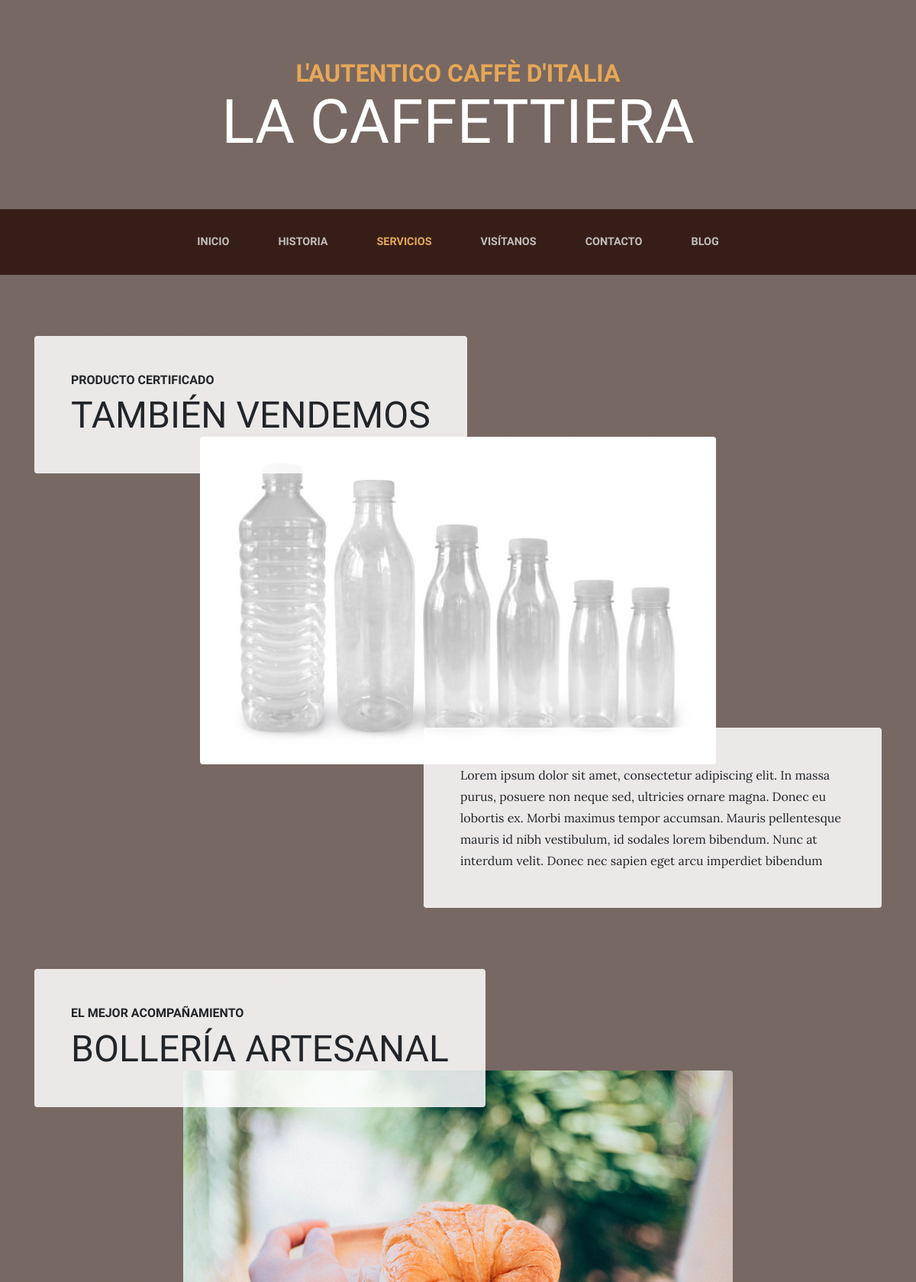
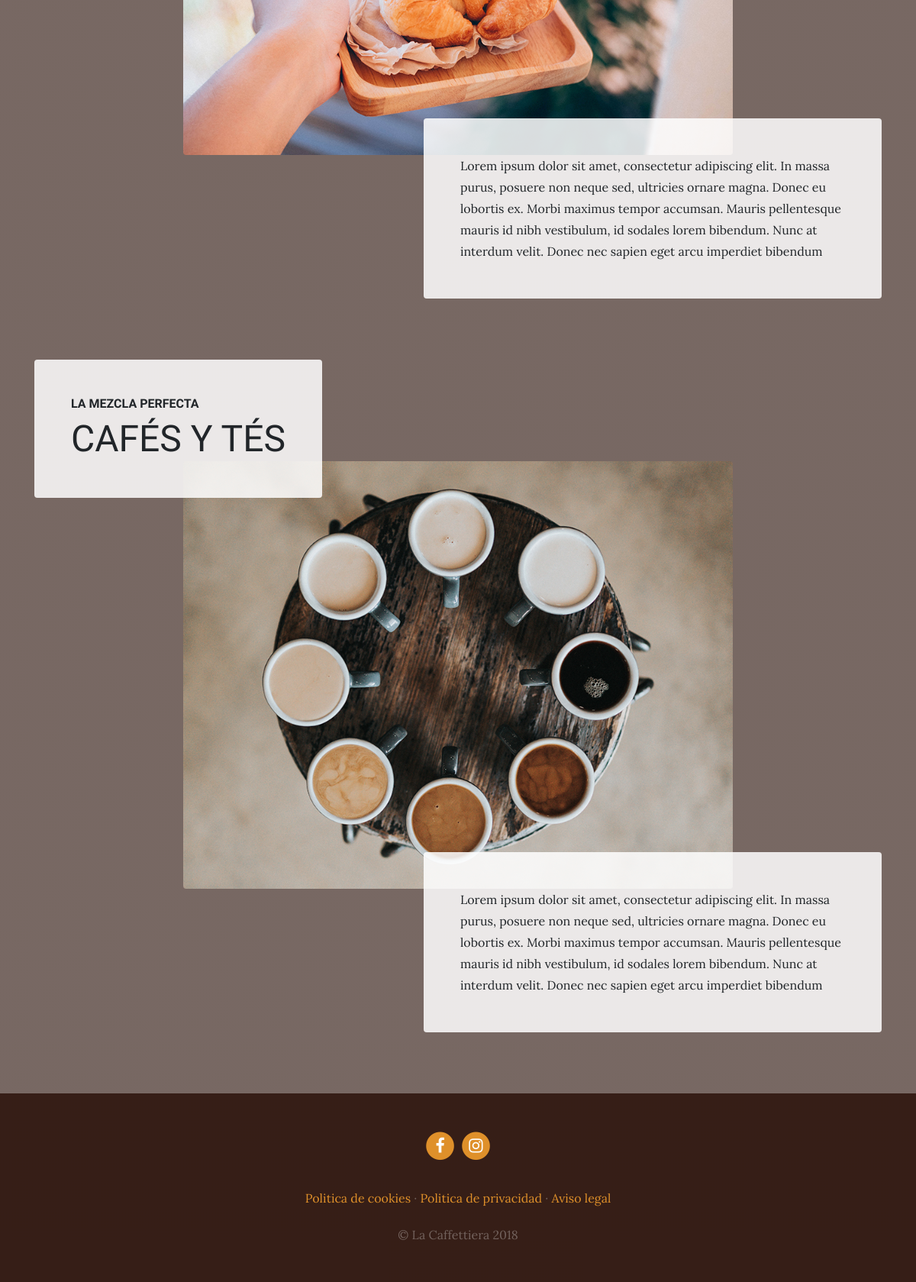
Page /services/ on the committed database (2 pictures, top to bottom).
### services/models.py (models this page shows, shortened)
class Services(models.Model):
    title = models.CharField(max_length=200, verbose_name="titulo")
    subtitle = models.CharField(max_length=200)
    content = models.TextField()
    image = models.ImageField(upload_to="services")
    created = models.DateTimeField(auto_now_add=True, verbose_name="Fecha de creacion")
    updated = models.DateTimeField(auto_now=True, verbose_name="Fecha de edicion")
    class Meta:
        verbose_name = "servicio"
        verbose_name_plural = "servicios"
        ordering = ["-created"]

### pages/models.py (models this page shows, shortened)
class Page(models.Model):
    title = models.CharField(verbose_name="Titulo", max_length=200)
    content = RichTextField(verbose_name="Contenido")
    order = models.SmallIntegerField(verbose_name="Orden", default=0)
    created = models.DateTimeField(auto_now_add=True, verbose_name="Fecha de creacion")
    updated = models.DateTimeField(auto_now=True, verbose_name="Fecha de edicion")
    class Meta:
        verbose_name = "pagina"
        verbose_name_plural = "paginas"
        ordering = ["order","title"]

### services/views.py (the view)
# urls.py: path('services/', services_views.services, name='services'),
def services(request):
    services = Services.objects.all()
    return render(request, "services/services.html", {'services':services})

### pages/templatetags/pages_extras.py (called while the page is built)
@register.simple_tag
def get_page_list():
    pages = Page.objects.all()
    return pages

### social/processors.py (called while the page is built)
def prueba_dict(request):
    ctx = {}
    links = Link.objects.all()
    for link in links:
        ctx[link.key] = link.url
    return ctx

### services/templates/services/services.html (shortened to what this page needs)
{% extends 'core/base.html' %}
{% load static %}
{% block content %}
  {% for service in services %}
    <section class="page-section">
    <div class="container">
      <div class="product-item">
        <div class="product-item-title d-flex">
          <div class="bg-faded p-5 d-flex mr-auto rounded">
            <h2 class="section-heading mb-0">
              <span class="section-heading-upper">{{service.subtitle}}</span>
              <span class="section-heading-lower">{{service.title}}</span>
            </h2>
          </div>
        </div>
        <img class="product-item-img mx-auto d-flex rounded img-fluid mb-3 mb-lg-0" src="{{service.image.url}}" alt="">
        <div class="product-item-description d-flex ml-auto">
          <div class="bg-faded p-5 rounded">
            <p class="mb-0">Lorem ipsum dolor sit amet, consectetur adipiscing elit. In massa purus, posuere non neque sed, ultricies ornare magna. Donec eu lobortis ex. Morbi maximus tempor accumsan. Mauris pellentesque mauris id nibh vestibulum, id sodales lorem bibendum. Nunc at interdum velit. Donec nec sapien eget arcu imperdiet bibendum</p>
          </div>
        </div>
      </div>
    </div>
    </section>
  {% endfor %}
{% endblock %}

### core/templates/core/base.html (shortened to what this page needs)
<!DOCTYPE html>
<html lang="es">
  <head>
    {% load static %}
    <link href="{% static 'core/vendor/bootstrap/css/bootstrap.min.css' %}" rel="stylesheet">
    <link href="{% static 'core/vendor/font-awesome/css/font-awesome.min.css' %}" rel="stylesheet" type="text/css">
    <link href="{% static 'core/css/business-casual.css' %}" rel="stylesheet">
  </head>
  <body>
    <h1 class="site-heading text-center text-white d-none d-lg-block">
      <span class="site-heading-upper text-primary mb-3">L'autentico caffè d'italia</span>
      <span class="site-heading-lower">La Caffettiera</span>
    </h1>
    <nav class="navbar navbar-expand-lg navbar-dark py-lg-4" id="mainNav">
      <div class="container">
        <div class="collapse navbar-collapse" id="navbarResponsive">
          <ul class="navbar-nav mx-auto">
            <li class="nav-item px-lg-4 {% if request.path == '/' %}active{% endif %}">
              <a class="nav-link text-uppercase text-expanded" href="{% url 'home' %}">Inicio</a>
            </li>
            <li class="nav-item px-lg-4 {% if request.path == '/about/' %}active{% endif %}">
              <a class="nav-link text-uppercase text-expanded" href="{% url 'about' %}">Historia</a>
            </li>
            <li class="nav-item px-lg-4 {% if request.path == '/services/' %}active{% endif %}">
              <a class="nav-link text-uppercase text-expanded" href="{% url 'services' %}">Servicios</a>
            </li>
            <li class="nav-item px-lg-4 {% if request.path == '/store/' %}active{% endif %}">
              <a class="nav-link text-uppercase text-expanded" href="{% url 'store' %}">Visítanos</a>
            </li>
            <li class="nav-item px-lg-4 {% if request.path == '/contact/' %}active{% endif %}">
              <a class="nav-link text-uppercase text-expanded" href="{% url 'contact' %}">Contacto</a>
            </li>
            <li class="nav-item px-lg-4 {% if request.path|slice:':6' == '/blog/' %}active{% endif %}">
              <a class="nav-link text-uppercase text-expanded" href="{% url 'blog' %}">Blog</a>
            </li>
          </ul>
        </div>
      </div>
    </nav>
    {% block content %} {% endblock %}
    <footer class="footer text-faded text-center py-5">
      <div class="container">
        <p class="m-0">
        {% if LINK_FACEBOOK %}
	          <a href="{{LINK_FACEBOOK}}" class="link">
              <span class="fa-stack fa-lg">
                <i class="fa fa-circle fa-stack-2x"></i>
                <i class="fa fa-facebook fa-stack-1x fa-inverse"></i>
              </span>
	          </a>
          {% endif %}
          {% if LINK_INSTAGRAM %}
	          <a href="{{LINK_INSTAGRAM}}" class="link">
              <span class="fa-stack fa-lg">
                <i class="fa fa-circle fa-stack-2x"></i>
                <i class="fa fa-instagram fa-stack-1x fa-inverse"></i>
              </span>
	          </a>
          {% endif %}
	    </p>
        <p class="m-0 mbt">
          {% load pages_extras %}
          {% get_page_list as page_list %}
          {% for page in page_list %}
            <a href="{% url 'page' page.id %}"class="link">{{page.title}} </a>{% if not forloop.last %}·{% endif %}
          {% endfor %}
		    </p>
        <p class="m-0 mbt1">&copy; La Caffettiera 2018</p>
      </div>
	</footer>
  </body>
</html>

### core/static/core/css/business-casual.css (style rules this page uses)
body { font-family: 'Lora'; background: linear-gradient(rgba(47, 23, 15, 0.65), rgba(47, 23, 15, 0.65)), url("../img/bg.jpg"); background-attachment: fixed; background-position: center; background-size: cover; }
h1, h2, h3, h4, h5, h6 { font-family: 'Raleway'; }
p { line-height: 1.75; }
.text-faded { color: rgba(255, 255, 255, 0.3); }
.site-heading { margin-top: 5rem; margin-bottom: 5rem; text-transform: uppercase; line-height: 1; font-family: 'Raleway'; }
.site-heading .site-heading-upper { display: block; font-size: 2rem; font-weight: 800; }
.site-heading .site-heading-lower { font-size: 5rem; font-weight: 100; line-height: 4rem; }
.page-section { margin-top: 5rem; margin-bottom: 5rem; }
.section-heading { text-transform: uppercase; }
.section-heading .section-heading-upper { display: block; font-size: 1rem; font-weight: 800; padding-bottom:.5rem; }
.section-heading .section-heading-lower { display: block; font-size: 3rem; font-weight: 100; }
.bg-faded { background-color: rgba(255, 255, 255, 0.85); }
#mainNav { background-color: rgba(47, 23, 15, 0.9); font-family: 'Raleway'; }
#mainNav .navbar-nav .nav-item .nav-link { color: rgba(255, 255, 255, 0.7); font-weight: 800; }
#mainNav .navbar-nav .nav-item.active .nav-link { color: #e6a756; }
@media (min-width: 992px) { #mainNav .navbar-nav .nav-item .nav-link { font-size: 0.9rem; } }
@media (min-width: 992px) { .product-item .product-item-title { position: relative; z-index: 1; margin-bottom: -3rem; } }
@media (min-width: 992px) { .product-item .product-item-img { position: relative; z-index: 0; max-width: 60vw; } }
@media (min-width: 992px) { .product-item .product-item-description { position: relative; z-index: 1; margin-top: -3rem; max-width: 50vw; } }
.footer { background-color: rgba(47, 23, 15, 0.9); }
.text-primary { color: #e6a756 !important; }
.mbt { padding-top: 2rem; }
.mbt1 { padding-top: 1.25rem; }
a.link { color: #df902a; }

### rows in the picture
Services: subtitle "PRODUCTO CERTIFICADO", title "TAMBIÉN VENDEMOS", image (picture)
Services: subtitle "EL MEJOR ACOMPAÑAMIENTO", title "BOLLERÍA ARTESANAL", image (picture)
Services: subtitle "LA MEZCLA PERFECTA", title "CAFÉS Y TÉS", image (picture)
Page: title "Politica de cookies"
Page: title "Politica de privacidad"
Page: title "Aviso legal"
